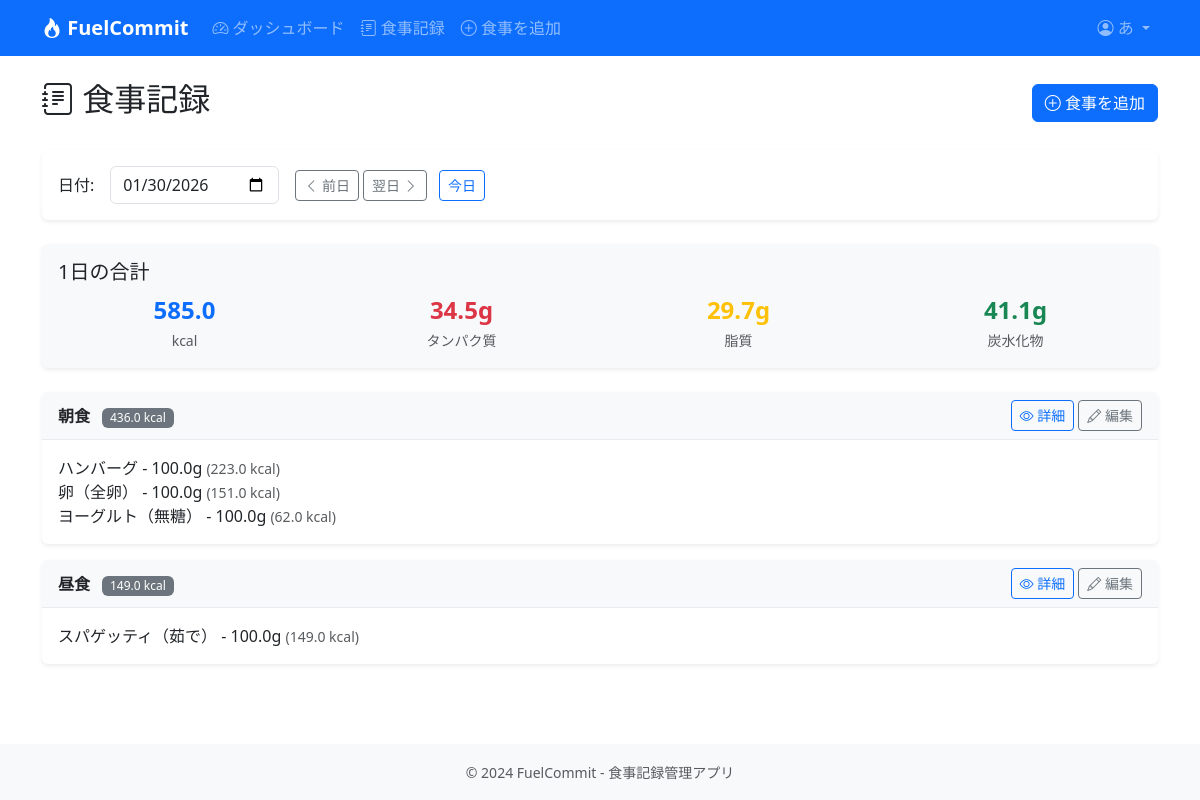
The page /meals/?date=2026-01-30 (signed in) on the database its author committed.
### models/user.py (models this page shows, shortened)
class User(UserMixin, db.Model):
    __tablename__ = 'users'
    id = db.Column(db.Integer, primary_key=True)
    email = db.Column(db.String(120), unique=True, nullable=False, index=True)
    password_hash = db.Column(db.String(256), nullable=False)
    name = db.Column(db.String(80), nullable=False)
    target_weight = db.Column(db.Float, nullable=True)
    current_weight = db.Column(db.Float, nullable=True)
    height = db.Column(db.Float, nullable=True)
    age = db.Column(db.Integer, nullable=True)
    gender = db.Column(db.String(10), nullable=True)
    activity_level = db.Column(db.Float, default=1.2)
    created_at = db.Column(db.DateTime, default=datetime.utcnow)
    meals = db.relationship('Meal', backref='user', lazy='dynamic', cascade='all, delete-orphan')

### models/meal.py (models this page shows, shortened)
class Meal(db.Model):
    __tablename__ = 'meals'
    id = db.Column(db.Integer, primary_key=True)
    user_id = db.Column(db.Integer, db.ForeignKey('users.id'), nullable=False)
    meal_type = db.Column(db.String(20), nullable=False)  # breakfast, lunch, dinner, snack
    date = db.Column(db.Date, nullable=False, default=date.today)
    created_at = db.Column(db.DateTime, default=datetime.utcnow)
    items = db.relationship('MealItem', backref='meal', lazy='dynamic', cascade='all, delete-orphan')
    MEAL_TYPES = {
        'breakfast': '朝食',
        'lunch': '昼食',
        'dinner': '夕食',
        'snack': '間食'
    }
    def get_meal_type_display(self):
        return self.MEAL_TYPES.get(self.meal_type, self.meal_type)
    def get_total_nutrition(self):
        totals = {
            'calories': 0,
            'protein': 0,
            'fat': 0,
            'carbs': 0,
            'fiber': 0,
            'sodium': 0
        }
        for item in self.items:
            nutrition = item.food.get_nutrition_for_quantity(item.quantity)
            for key in totals:
                totals[key] += nutrition[key]
        for key in totals:
            totals[key] = round(totals[key], 1)
        return totals

class MealItem(db.Model):
    __tablename__ = 'meal_items'
    id = db.Column(db.Integer, primary_key=True)
    meal_id = db.Column(db.Integer, db.ForeignKey('meals.id'), nullable=False)
    food_id = db.Column(db.Integer, db.ForeignKey('foods.id'), nullable=False)
    quantity = db.Column(db.Float, nullable=False)  # グラム
    def get_nutrition(self):
        return self.food.get_nutrition_for_quantity(self.quantity)

### models/food.py (models this page shows, shortened)
class Food(db.Model):
    __tablename__ = 'foods'
    id = db.Column(db.Integer, primary_key=True)
    name = db.Column(db.String(100), nullable=False, index=True)
    calories = db.Column(db.Float, nullable=False)  # kcal/100g
    protein = db.Column(db.Float, nullable=False)   # g/100g
    fat = db.Column(db.Float, nullable=False)       # g/100g
    carbs = db.Column(db.Float, nullable=False)     # g/100g
    fiber = db.Column(db.Float, default=0)          # g/100g
    sodium = db.Column(db.Float, default=0)         # mg/100g
    category = db.Column(db.String(50), nullable=True)
    meal_items = db.relationship('MealItem', backref='food', lazy='dynamic')
    def get_nutrition_for_quantity(self, quantity):
        ratio = quantity / 100.0
        return {
            'calories': round(self.calories * ratio, 1),
            'protein': round(self.protein * ratio, 1),
            'fat': round(self.fat * ratio, 1),
            'carbs': round(self.carbs * ratio, 1),
            'fiber': round(self.fiber * ratio, 1),
            'sodium': round(self.sodium * ratio, 1)
        }

### routes/meals.py (the view)
@meals_bp.route('/')
@login_required
def index():
    selected_date = request.args.get('date')
    if selected_date:
        try:
            selected_date = datetime.strptime(selected_date, '%Y-%m-%d').date()
        except ValueError:
            selected_date = date.today()
    else:
        selected_date = date.today()
    meals = Meal.query.filter_by(
        user_id=current_user.id,
        date=selected_date
    ).order_by(Meal.meal_type).all()
    daily_totals = {
        'calories': 0,
        'protein': 0,
        'fat': 0,
        'carbs': 0,
        'fiber': 0,
        'sodium': 0
    }
    for meal in meals:
        nutrition = meal.get_total_nutrition()
        for key in daily_totals:
            daily_totals[key] += nutrition[key]
    for key in daily_totals:
        daily_totals[key] = round(daily_totals[key], 1)
    return render_template('meals/index.html',
                           meals=meals,
                           selected_date=selected_date,
                           daily_totals=daily_totals)

### app.py (called while the page is built)
def create_app(config_class=Config):
    app = Flask(__name__)
    app.config.from_object(config_class)
    db.init_app(app)
    login_manager = LoginManager()
    login_manager.init_app(app)
    login_manager.login_view = 'auth.login'
    login_manager.login_message = 'ログインが必要です'
    login_manager.login_message_category = 'warning'
    @login_manager.user_loader
    def load_user(user_id):
        return User.query.get(int(user_id))
    register_blueprints(app)
    @app.route('/')
    def index():
        return redirect(url_for('dashboard.index'))
    @app.context_processor
    def utility_processor():
        from datetime import date, timedelta
        return dict(timedelta=timedelta, today=date.today())
    with app.app_context():
        db.create_all()
        init_foods_data()
    return app

### templates/meals/index.html (shortened to what this page needs)
{% extends "base.html" %}
{% block content %}
<div class="d-flex justify-content-between align-items-center mb-4">
    <h2><i class="bi bi-journal-text"></i> 食事記録</h2>
    <a href="{{ url_for('meals.add') }}" class="btn btn-primary">
        <i class="bi bi-plus-circle"></i> 食事を追加
    </a>
</div>
<div class="card mb-4">
    <div class="card-body">
        <form method="GET" class="row g-3 align-items-center">
            <div class="col-auto">
                <label for="date" class="col-form-label">日付:</label>
            </div>
            <div class="col-auto">
                <input type="date" class="form-control" id="date" name="date"
                       value="{{ selected_date.strftime('%Y-%m-%d') }}"
                       onchange="this.form.submit()">
            </div>
            <div class="col-auto">
                <a href="{{ url_for('meals.index', date=(selected_date - timedelta(days=1)).strftime('%Y-%m-%d')) }}"
                   class="btn btn-outline-secondary btn-sm">
                    <i class="bi bi-chevron-left"></i> 前日
                </a>
                <a href="{{ url_for('meals.index', date=(selected_date + timedelta(days=1)).strftime('%Y-%m-%d')) }}"
                   class="btn btn-outline-secondary btn-sm">
                    翌日 <i class="bi bi-chevron-right"></i>
                </a>
                {% if selected_date != today %}
                <a href="{{ url_for('meals.index') }}" class="btn btn-outline-primary btn-sm ms-2">
                    今日
                </a>
                {% endif %}
            </div>
        </form>
    </div>
</div>
<div class="card mb-4 bg-light">
    <div class="card-body">
        <h5 class="card-title">1日の合計</h5>
        <div class="row text-center">
            <div class="col">
                <div class="fs-4 fw-bold text-primary">{{ daily_totals.calories }}</div>
                <small class="text-muted">kcal</small>
            </div>
            <div class="col">
                <div class="fs-4 fw-bold text-danger">{{ daily_totals.protein }}g</div>
                <small class="text-muted">タンパク質</small>
            </div>
            <div class="col">
                <div class="fs-4 fw-bold text-warning">{{ daily_totals.fat }}g</div>
                <small class="text-muted">脂質</small>
            </div>
            <div class="col">
                <div class="fs-4 fw-bold text-success">{{ daily_totals.carbs }}g</div>
                <small class="text-muted">炭水化物</small>
            </div>
        </div>
    </div>
</div>
{% if meals %}
    {% for meal in meals %}
    <div class="card mb-3">
        <div class="card-header d-flex justify-content-between align-items-center">
            <span>
                <strong>{{ meal.get_meal_type_display() }}</strong>
                <span class="badge bg-secondary ms-2">
                    {{ meal.get_total_nutrition().calories }} kcal
                </span>
            </span>
            <div>
                <a href="{{ url_for('meals.detail', meal_id=meal.id) }}" class="btn btn-sm btn-outline-primary">
                    <i class="bi bi-eye"></i> 詳細
                </a>
                <a href="{{ url_for('meals.edit', meal_id=meal.id) }}" class="btn btn-sm btn-outline-secondary">
                    <i class="bi bi-pencil"></i> 編集
                </a>
            </div>
        </div>
        <div class="card-body">
            {% if meal.items.count() > 0 %}
            <ul class="list-unstyled mb-0">
                {% for item in meal.items %}
                <li>
                    {{ item.food.name }} - {{ item.quantity }}g
                    <small class="text-muted">({{ item.get_nutrition().calories }} kcal)</small>
                </li>
                {% endfor %}
            </ul>
            {% else %}
            <p class="text-muted mb-0">食品が登録されていません</p>
            {% endif %}
        </div>
    </div>
    {% endfor %}
{% else %}
<div class="alert alert-info">
    <i class="bi bi-info-circle"></i>
    {{ selected_date.strftime('%Y年%m月%d日') }}の食事記録はありません。
    <a href="{{ url_for('meals.add') }}">食事を追加</a>しましょう。
</div>
{% endif %}
{% endblock %}

### templates/base.html (shortened to what this page needs)
<!DOCTYPE html>
<html lang="ja">
<head>
    <link href="https://cdn.jsdelivr.net/npm/bootstrap@5.3.2/dist/css/bootstrap.min.css" rel="stylesheet">
    <link href="https://cdn.jsdelivr.net/npm/bootstrap-icons@1.11.1/font/bootstrap-icons.css" rel="stylesheet">
    <link href="{{ url_for('static', filename='css/style.css') }}" rel="stylesheet">
</head>
<body>
    <nav class="navbar navbar-expand-lg navbar-dark bg-primary">
        <div class="container">
            <a class="navbar-brand" href="{{ url_for('dashboard.index') }}">
                <i class="bi bi-fire"></i> FuelCommit
            </a>
            <div class="collapse navbar-collapse" id="navbarNav">
                {% if current_user.is_authenticated %}
                <ul class="navbar-nav me-auto">
                    <li class="nav-item">
                        <a class="nav-link" href="{{ url_for('dashboard.index') }}">
                            <i class="bi bi-speedometer2"></i> ダッシュボード
                        </a>
                    </li>
                    <li class="nav-item">
                        <a class="nav-link" href="{{ url_for('meals.index') }}">
                            <i class="bi bi-journal-text"></i> 食事記録
                        </a>
                    </li>
                    <li class="nav-item">
                        <a class="nav-link" href="{{ url_for('meals.add') }}">
                            <i class="bi bi-plus-circle"></i> 食事を追加
                        </a>
                    </li>
                </ul>
                <ul class="navbar-nav">
                    <li class="nav-item dropdown">
                        <a class="nav-link dropdown-toggle" href="#" role="button" data-bs-toggle="dropdown">
                            <i class="bi bi-person-circle"></i> {{ current_user.name }}
                        </a>
                    </li>
                </ul>
                {% endif %}
            </div>
        </div>
    </nav>
    <main class="container py-4">
        {% block content %}{% endblock %}
    </main>
    <footer class="bg-light py-3 mt-auto">
        <div class="container text-center text-muted">
            <small>&copy; 2024 FuelCommit - 食事記録管理アプリ</small>
        </div>
    </footer>
</body>
</html>

### static/css/style.css (style rules this page uses)
:root { --primary-color: #0d6efd; --success-color: #198754; --warning-color: #ffc107; --danger-color: #dc3545; }
body { min-height: 100vh; display: flex; flex-direction: column; }
main { flex: 1; }
.navbar-brand { font-weight: bold; }
.card { border: none; box-shadow: 0 0.125rem 0.25rem rgba(0, 0, 0, 0.075); }
.card-header { background-color: #f8f9fa; border-bottom: 1px solid #e9ecef; }
.badge { font-weight: 500; }
footer { background-color: #f8f9fa; }
.btn { transition: all 0.2s ease; }
.card { transition: box-shadow 0.2s ease; }

### rows shown on the page
User: name "あ"
Meal: meal_type "朝食", get_total_nutrition "436.0"
MealItem: food.name "ハンバーグ", quantity "100.0", get_nutrition "223.0"
MealItem: food.name "卵（全卵）", quantity "100.0", get_nutrition "151.0"
MealItem: food.name "ヨーグルト（無糖）", quantity "100.0", get_nutrition "62.0"
Meal: meal_type "昼食", get_total_nutrition "149.0"
MealItem: food.name "スパゲッティ（茹で）", quantity "100.0", get_nutrition "149.0"

### other values the page prints
{{ daily_totals.calories }} "585.0"
{{ daily_totals.protein }} "34.5"
{{ daily_totals.fat }} "29.7"
{{ daily_totals.carbs }} "41.1"
